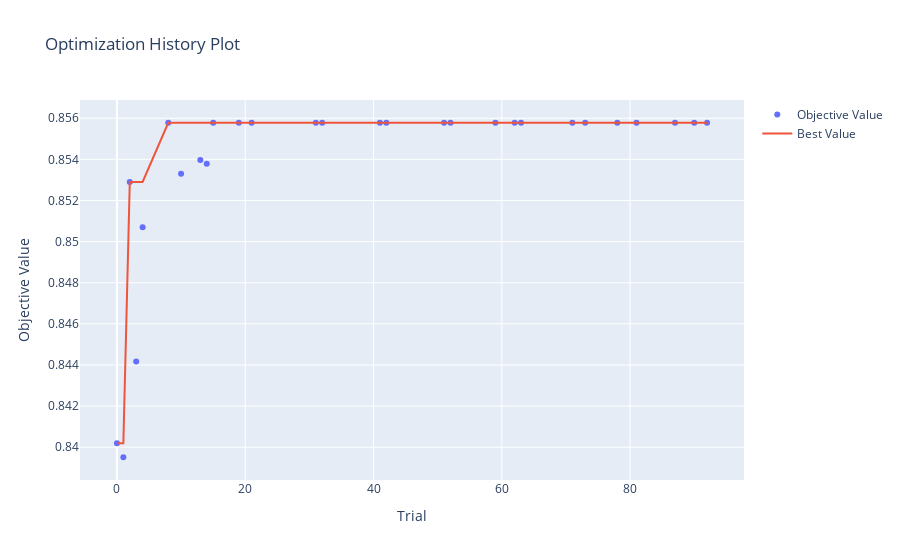

The notebook cell saved with this chart:
### Code cell
optuna.visualization.plot_optimization_history(study)

### Figure 1 — Plotly figure (JSON) as saved in the notebook; plotly's stock layout.template omitted (floating-point values rounded to 4 significant figures)
{"data": [{"mode": "markers", "name": "Objective Value", "type": "scatter", "x": [0, 1, 2, 3, 4, 8, 10, 13, 14, 15, 19, 21, 31, 32, 41, 42, 51, 52, 59, 62, 63, 71, 73, 78, 81, 87, 90, 92], "y": [0.8402, 0.8395, 0.8529, 0.8442, 0.8507, 0.8558, 0.8533, 0.854, 0.8538, 0.8558, 0.8558, 0.8558, 0.8558, 0.8558, 0.8558, 0.8558, 0.8558, 0.8558, 0.8558, 0.8558, 0.8558, 0.8558, 0.8558, 0.8558, 0.8558, 0.8558, 0.8558, 0.8558]}, {"name": "Best Value", "type": "scatter", "x": [0, 1, 2, 3, 4, 8, 10, 13, 14, 15, 19, 21, 31, 32, 41, 42, 51, 52, 59, 62, 63, 71, 73, 78, 81, 87, 90, 92], "y": [0.8402, 0.8402, 0.8529, 0.8529, 0.8529, 0.8558, 0.8558, 0.8558, 0.8558, 0.8558, 0.8558, 0.8558, 0.8558, 0.8558, 0.8558, 0.8558, 0.8558, 0.8558, 0.8558, 0.8558, 0.8558, 0.8558, 0.8558, 0.8558, 0.8558, 0.8558, 0.8558, 0.8558]}], "layout": {"title": {"text": "Optimization History Plot"}, "xaxis": {"title": {"text": "Trial"}}, "yaxis": {"title": {"text": "Objective Value"}}}}
